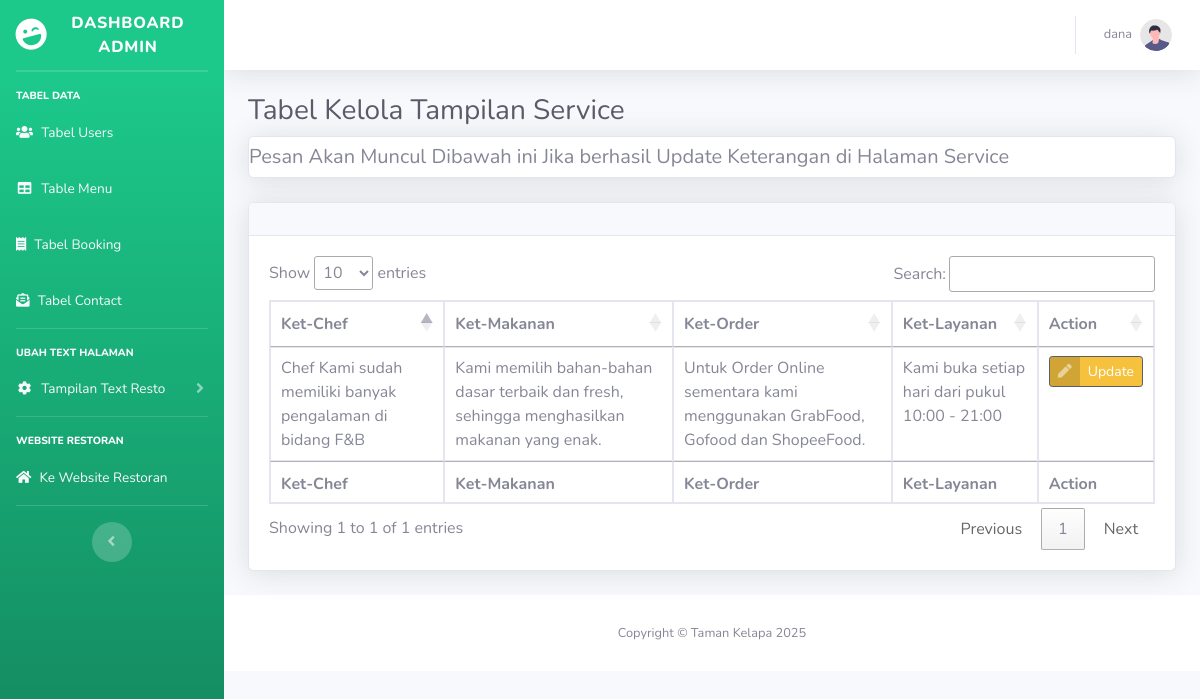
Screenshot of /adminform/tb_service.php (signed in) with the database file from the repository.
### tables this page shows
CREATE TABLE `tb_service` (
  `id` int(11) NOT NULL,
  `ket_chef` varchar(300) NOT NULL,
  `ket_makanan` varchar(300) NOT NULL,
  `ket_order` varchar(300) NOT NULL,
  `ket_layanan` varchar(300) NOT NULL
);

### adminform/tb_service.php (the view, shortened to what this page needs)
<?php
include 'partials/header.php';
?>
        <div id="content-wrapper" class="d-flex flex-column">
            <div id="content">
                <nav class="navbar navbar-expand navbar-light bg-white topbar mb-4 static-top shadow">
                    <ul class="navbar-nav ml-auto">
                        <li class="nav-item dropdown no-arrow">
                            <a class="nav-link dropdown-toggle" href="#" id="userDropdown" role="button"
                                data-toggle="dropdown" aria-haspopup="true" aria-expanded="false">
                                <span class="mr-2 d-none d-lg-inline text-gray-600 small"><?= $_SESSION['username']?></span>
                                <img class="img-profile rounded-circle"
                                    src="img/undraw_profile.svg">
                            </a>
                        </li>
                    </ul>
                </nav>
                <div class="container-fluid">
                    <h1 class="h3 mb-2 text-gray-800">Tabel Kelola Tampilan Service</h1>
                    <div class="card shadow mb-4">
                        <h3 class="h5 mb-2 mt-2">Pesan Akan Muncul Dibawah ini Jika berhasil Update Keterangan di Halaman Service</h3>
                    </div>
                    <div class="card shadow mb-4">
                        <div class="card-header py-3">
                        </div>
                        <div class="card-body">
                            <div class="table-responsive">
                                <table class="table table-bordered" id="dataTable5" width="100%" cellspacing="0">
                                    <thead>
                                        <tr>
                                            <th>Ket-Chef</th>
                                            <th>Ket-Makanan</th>
                                            <th>Ket-Order</th>
                                            <th>Ket-Layanan</th>
                                            <th>Action</th>
                                        </tr>
                                    </thead>
                                    <tfoot>
                                        <tr>
                                            <th>Ket-Chef</th>
                                            <th>Ket-Makanan</th>
                                            <th>Ket-Order</th>
                                            <th>Ket-Layanan</th>
                                            <th>Action</th>
                                        </tr>
                                    </tfoot>
                                    <tbody>
                                        <?php
                                        $query = "SELECT * FROM tb_service";
                                        $tampilkan = mysqli_query($koneksi,$query);
                                        while($data = $tampilkan->fetch_assoc()):?>
                                        <tr>
                                            <td><?= $data['ket_chef']?></td>
                                            <td><?= $data['ket_makanan']?></td>
                                            <td><?= $data['ket_order']?></td>
                                            <td><?= $data['ket_layanan']?></td>
                                            <td><button class="btn btn-warning btn-icon-split btn-sm border border-dark" data-toggle="modal" data-target="#update-serviceModal"
                                                data-id="<?= $data['id']; ?>"
                                                data-ketchef="<?= $data['ket_chef']; ?>"
                                                data-ketmakanan="<?= $data['ket_makanan']; ?>"
                                                data-ketorder="<?= $data['ket_order']; ?>"
                                                data-ketlayanan="<?= $data['ket_layanan'] ?>">
                                                <span class="icon text-white-50"><i class="fas fa-pen"></i></span> <span class="text">Update</span>
                                            </button>
                                            </td>
                                        </tr>
                                        <?php endwhile; ?>
                                    </tbody>
                                </table>
                            </div>
                        </div>
                    </div>
                </div>
    <?php include 'partials/footer.php'?>

### rows the page displays
tb_service: ket_chef "Chef Kami sudah memiliki banyak pengalaman di bidang F&B", ket_makanan "Kami memilih bahan-bahan dasar terbaik dan fresh, sehingga menghasilkan makanan yang enak.", ket_order "Untuk Order Online sementara kami menggunakan GrabFood, Gofood dan ShopeeFood.", ket_layanan "Kami buka setiap hari dari pukul 10:00 - 21:00"

### other values shown
$_SESSION['username'] "dana"
